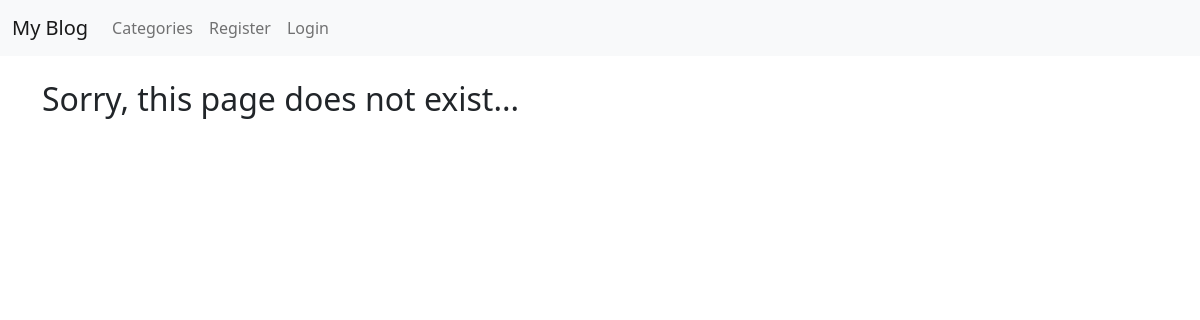
Page /category/entertainment/ on the earlier database version.
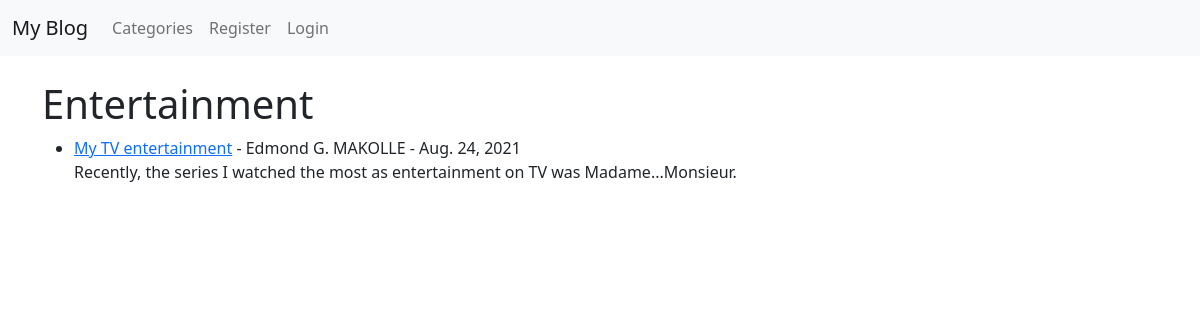
Same page on the later database version.
### theblog/models.py (models this page shows, shortened)
class Post (models.Model):
    title = models.CharField(max_length=255)
    author = models.ForeignKey(User, on_delete=models.CASCADE)
    body = models.TextField()
    post_date = models.DateField(auto_now_add=True)
    category = models.CharField(max_length=255, default='coding')
    likes = models.ManyToManyField(User, related_name='blog_posts')

### theblog/views.py (the view)
# urls.py: path('category/<str:cats>/', CategoryView, name="category"),
def CategoryView(request, cats):
    category_posts = Post.objects.filter(category=cats.replace('-', ' '))
    return render(request, 'categories.html', {'cats':cats.title().replace('-', ' '), 'category_posts':category_posts})

### theblog/templates/categories.html (shortened to what this page needs)
{% extends 'base.html' %}
{% block content %}
    {% if category_posts %}
        <h1>{{ cats }}</h1>
        <ul>
            {% for post in category_posts %}
                <li>
                    <a href="{% url 'article-detail' post.pk %}">{{ post.title}}</a> -
                    {{ post.author.first_name }} {{ post.author.last_name }} -
                    {{ post.post_date }}
                    <br>
                    {{ post.body | slice:":200" | safe }}  {% comment %} Le slice permet de determiner le nombre de lettre a afficher {% endcomment %}
                    <br>
                </li>
            {% endfor %}
        </ul>
    {% else %}
        <h2>Sorry, this page does not exist... </h2>
    {% endif %}
{% endblock %}

Differences in the rows shown:
added Post: category "Entertainment", title "My TV entertainment", author.first_name "Edmond G.", author.last_name "MAKOLLE", post_date "Aug. 24, 2021", body "Recently, the series I watched the most as entertainment on TV was Madame...Monsieur."
Other differences:
text no longer shown: "Sorry, this page does not exist..."
